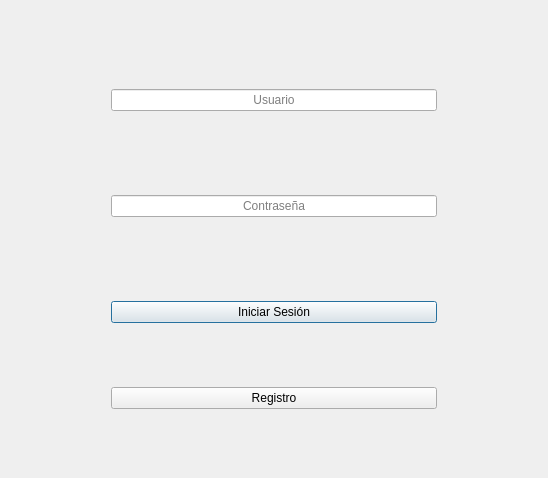
<?xml version="1.0" encoding="UTF-8"?>
<ui version="4.0">
 <class>Dialog</class>
 <widget class="QDialog" name="Dialog">
  <property name="windowModality">
   <enum>Qt::ApplicationModal</enum>
  </property>
  <property name="geometry">
   <rect>
    <x>0</x>
    <y>0</y>
    <width>548</width>
    <height>478</height>
   </rect>
  </property>
  <property name="windowTitle">
   <string>Dialog</string>
  </property>
  <property name="sizeGripEnabled">
   <bool>false</bool>
  </property>
  <layout class="QVBoxLayout" name="verticalLayout_2">
   <item>
    <layout class="QVBoxLayout" name="verticalLayout">
     <property name="sizeConstraint">
      <enum>QLayout::SetNoConstraint</enum>
     </property>
     <property name="leftMargin">
      <number>100</number>
     </property>
     <property name="rightMargin">
      <number>100</number>
     </property>
     <item>
      <spacer name="horizontalSpacer_2">
       <property name="orientation">
        <enum>Qt::Horizontal</enum>
       </property>
       <property name="sizeHint" stdset="0">
        <size>
         <width>40</width>
         <height>20</height>
        </size>
       </property>
      </spacer>
     </item>
     <item>
      <widget class="QLineEdit" name="userInput">
       <property name="enabled">
        <bool>true</bool>
       </property>
       <property name="sizePolicy">
        <sizepolicy hsizetype="Expanding" vsizetype="Fixed">
         <horstretch>0</horstretch>
         <verstretch>0</verstretch>
        </sizepolicy>
       </property>
       <property name="maximumSize">
        <size>
         <width>16777215</width>
         <height>16777215</height>
        </size>
       </property>
       <property name="layoutDirection">
        <enum>Qt::LeftToRight</enum>
       </property>
       <property name="text">
        <string/>
       </property>
       <property name="alignment">
        <set>Qt::AlignCenter</set>
       </property>
       <property name="dragEnabled">
        <bool>true</bool>
       </property>
       <property name="placeholderText">
        <string>Usuario</string>
       </property>
      </widget>
     </item>
     <item>
      <spacer name="horizontalSpacer_3">
       <property name="orientation">
        <enum>Qt::Horizontal</enum>
       </property>
       <property name="sizeHint" stdset="0">
        <size>
         <width>40</width>
         <height>20</height>
        </size>
       </property>
      </spacer>
     </item>
     <item>
      <widget class="QLineEdit" name="passInput">
       <property name="enabled">
        <bool>true</bool>
       </property>
       <property name="maximumSize">
        <size>
         <width>16777215</width>
         <height>16777215</height>
        </size>
       </property>
       <property name="layoutDirection">
        <enum>Qt::LeftToRight</enum>
       </property>
       <property name="inputMask">
        <string/>
       </property>
       <property name="text">
        <string/>
       </property>
       <property name="alignment">
        <set>Qt::AlignCenter</set>
       </property>
       <property name="dragEnabled">
        <bool>true</bool>
       </property>
       <property name="placeholderText">
        <string>Contraseña</string>
       </property>
      </widget>
     </item>
     <item>
      <spacer name="horizontalSpacer">
       <property name="orientation">
        <enum>Qt::Horizontal</enum>
       </property>
       <property name="sizeHint" stdset="0">
        <size>
         <width>40</width>
         <height>20</height>
        </size>
       </property>
      </spacer>
     </item>
     <item>
      <widget class="QPushButton" name="login">
       <property name="text">
        <string>Iniciar Sesión</string>
       </property>
      </widget>
     </item>
     <item>
      <widget class="QPushButton" name="registrar">
       <property name="text">
        <string>Registro</string>
       </property>
      </widget>
     </item>
    </layout>
   </item>
  </layout>
 </widget>
 <resources/>
 <connections/>
</ui>
